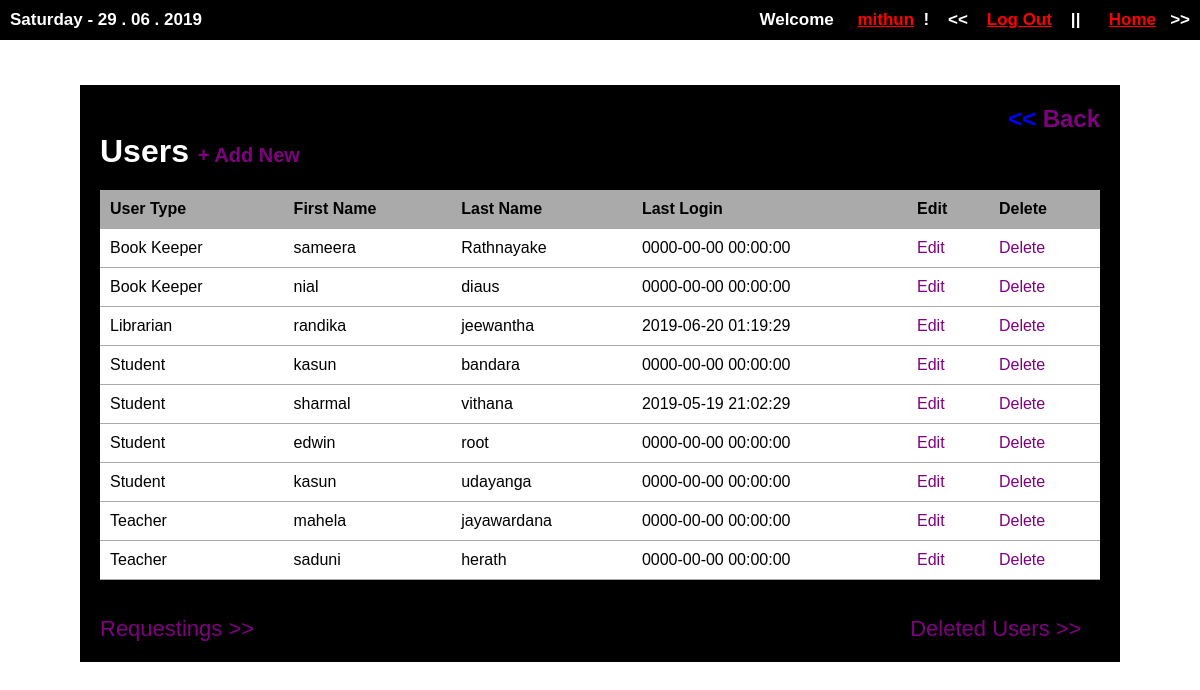
The page /Website-UMS/src/users.php (signed in) on the database its author committed.
### tables this page shows
CREATE TABLE IF NOT EXISTS `user` (
`id` int(11) NOT NULL,
  `user_type` varchar(40) NOT NULL,
  `first_name` varchar(50) NOT NULL,
  `last_name` varchar(100) NOT NULL,
  `email` varchar(100) NOT NULL,
  `password` varchar(40) NOT NULL,
  `last_login` datetime NOT NULL,
  `is_deleted` tinyint(1) NOT NULL,
  `require_delete_account` tinyint(1) NOT NULL
);

### Website-UMS/src/users.php (the view, shortened to what this page needs)
<?php require_once('../inc/connection.php'); ?>
<?php require_once('../inc/functions.php') ?>
<?php
	$user_list = '';
	$query = "SELECT * FROM user WHERE is_deleted=0 ORDER BY user_type";
	$users = mysqli_query($connection, $query);
	while ($user = mysqli_fetch_assoc($users)) {
		$user_list .= "<tr>";
		$user_list .= "<td>{$user['user_type']}</td>";
		$user_list .= "<td>{$user['first_name']}</td>";
		$user_list .= "<td>{$user['last_name']}</td>";
		$user_list .= "<td>{$user['last_login']}</td>";
		$user_list .= "<td><a href=\"modifyUser.php?user_id={$user['id']}\">Edit</a></td>";
		$user_list .= "<td><a href=\"deleteUser.php?user_id={$user['id']}\">Delete</a></td>";
		$user_list .= "</tr>";
	}
 ?>
<!DOCTYPE html>
<html lang="en">
	<head>
		<link rel="stylesheet" type="text/css" href="../asserts/css/users.css">
		<link rel="stylesheet" type="text/css" href="../asserts/css/common.css">
	</head>
	<body>
		<header>
			<?php topbar(); ?>
		</header>
		<main>
			<h2><< <a href="home.php"> Back</a></h2>
			<h1>Users <span><a href="addUser.php">+ Add New</a></span></h1>
			<table class="masterlist">
				<tr>
					<th>User Type</th>
					<th>First Name</th>
					<th>Last Name</th>
					<th>Last Login</th>
					<th>Edit</th>
					<th>Delete</th>
				</tr>
				<?php echo $user_list; ?>
			</table><br><br>
			<span id="request"> <a href="requering_approve.php">Requestings >> </a> </span>
			<span id="delete"> <a href="tempDeletedUser.php">Deleted Users >> </a> </span>
		</main>
	</body>
</html>

### Website-UMS/inc/functions.php (shortened to what this page needs)
<?php
	function topbar() {
		if (!($_SESSION['user_type'] == "Librarian" || $_SESSION['user_type'] == "Admin")) {
			echo '<div id="date">' .date("l - d . m . Y"). '</div>';
			echo '<div class="loggedin">Welcome &nbsp;&nbsp;&nbsp; <a href="userPassword.php">'.$_SESSION["first_name"].'</a> &nbsp;!&nbsp;&nbsp;&nbsp; <<&nbsp;&nbsp;&nbsp; <a href="logOut.php">Log Out</a> &nbsp;&nbsp;&nbsp;||&nbsp;&nbsp;&nbsp;&nbsp;&nbsp;&nbsp;<a href="../index.php">Home</a>&nbsp;&nbsp;&nbsp;>></div>';
		}
		else {
			echo '<div id="date">' .date("l - d . m . Y"). '</div>';
			echo '<div class="loggedin">Welcome &nbsp;&nbsp;&nbsp; <a href="modifyUser.php">'.$_SESSION["first_name"].'</a> &nbsp;!&nbsp;&nbsp;&nbsp; <<&nbsp;&nbsp;&nbsp; <a href="logOut.php">Log Out</a> &nbsp;&nbsp;&nbsp;||&nbsp;&nbsp;&nbsp;&nbsp;&nbsp;&nbsp;<a href="../index.php">Home</a>&nbsp;&nbsp;&nbsp;>></div>';
		}
	}
?>

### Website-UMS/asserts/css/users.css (style rules this page uses)
body { background-image: url(../images/background.jpg); background-repeat: no-repeat; background-size: cover; background-position: center; background-attachment: fixed; font-family: Arial, "Helvetica Neue", Helvetica, sans-serif; font-size: 16px; }
* { margin: 0; }
main { width: 1000px; margin: 45px auto; background: black; padding: 20px; }
main h1 { margin-bottom: 20px; color: white; }
main h1 span { font-size: 20px; }
table.masterlist { width: 100%; border-collapse: collapse; }
table.masterlist th { background: #aaa; text-align: left; }
table.masterlist th, table.masterlist td { padding: 10px; border-bottom: 1px solid #aaa; }
table.masterlist td { background: white; }
main h2 { text-align: right; color: blue; }
main a { color: purple; text-decoration: none; }
main #delete { margin-left: 650px; font-size: 22px; }
main #request { font-size: 22px; }

### Website-UMS/asserts/css/common.css (style rules this page uses)
header { overflow: auto; padding: 10px; background: black; margin-top: 0px; }
header .loggedin { float: right; color: white; font-size: 17px; font-weight: bold; }
header #date { color: white; float: left; margin: 0px; font-size: 17px; font-weight: bold; }
header .loggedin a { font-weight: bold; color: red; }

### rows shown on the page
user: user_type "Book Keeper", first_name "sameera", last_name "Rathnayake", last_login "0000-00-00 00:00:00"
user: user_type "Book Keeper", first_name "nial", last_name "diaus", last_login "0000-00-00 00:00:00"
user: user_type "Librarian", first_name "randika", last_name "jeewantha", last_login "2019-06-20 01:19:29"
user: user_type "Student", first_name "kasun", last_name "bandara", last_login "0000-00-00 00:00:00"
user: user_type "Student", first_name "sharmal", last_name "vithana", last_login "2019-05-19 21:02:29"
user: user_type "Student", first_name "edwin", last_name "root", last_login "0000-00-00 00:00:00"
user: user_type "Student", first_name "kasun", last_name "udayanga", last_login "0000-00-00 00:00:00"
user: user_type "Teacher", first_name "mahela", last_name "jayawardana", last_login "0000-00-00 00:00:00"
user: user_type "Teacher", first_name "saduni", last_name "herath", last_login "0000-00-00 00:00:00"

### other values the page prints
$_SESSION["first_name"] "mithun"
